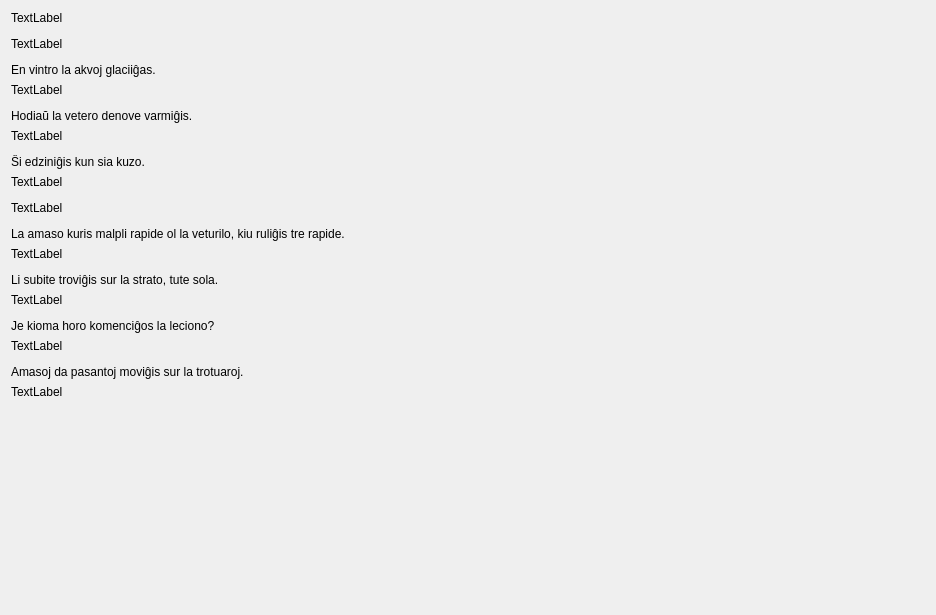
         <widget class="QWidget" name="scrollAreaWidgetContents_3">
          <property name="geometry">
           <rect>
            <x>0</x>
            <y>0</y>
            <width>936</width>
            <height>615</height>
           </rect>
          </property>
          <layout class="QVBoxLayout" name="verticalLayout_23">
           <property name="spacing">
            <number>12</number>
           </property>
           <item>
            <widget class="QLabel" name="Lec12_Label19">
             <property name="text">
              <string>TextLabel</string>
             </property>
             <property name="wordWrap">
              <bool>true</bool>
             </property>
            </widget>
           </item>
           <item>
            <widget class="QLabel" name="Lec12_Label3">
             <property name="text">
              <string>TextLabel</string>
             </property>
             <property name="wordWrap">
              <bool>true</bool>
             </property>
            </widget>
           </item>
           <item>
            <layout class="QVBoxLayout" name="verticalLayout_30">
             <property name="spacing">
              <number>6</number>
             </property>
             <item>
              <widget class="neklakebla_nova" name="pushButton_34">
               <property name="text">
                <string>En vintro la akvoj glaciiĝas.</string>
               </property>
               <property name="wordWrap">
                <bool>true</bool>
               </property>
              </widget>
             </item>
             <item>
              <widget class="QLabel" name="Lec12_Label21">
               <property name="text">
                <string>TextLabel</string>
               </property>
               <property name="wordWrap">
                <bool>true</bool>
               </property>
              </widget>
             </item>
            </layout>
           </item>
           <item>
            <layout class="QVBoxLayout" name="verticalLayout_61">
             <property name="spacing">
              <number>6</number>
             </property>
             <item>
              <widget class="neklakebla_nova" name="pushButton_37">
               <property name="text">
                <string>Hodiaŭ la vetero denove varmiĝis.</string>
               </property>
               <property name="wordWrap">
                <bool>true</bool>
               </property>
              </widget>
             </item>
             <item>
              <widget class="QLabel" name="Lec12_Label23">
               <property name="text">
                <string>TextLabel</string>
               </property>
               <property name="wordWrap">
                <bool>true</bool>
               </property>
              </widget>
             </item>
            </layout>
           </item>
           <item>
            <layout class="QVBoxLayout" name="verticalLayout_22">
             <property name="spacing">
              <number>6</number>
             </property>
             <item>
              <widget class="neklakebla_nova" name="pushButton_38">
               <property name="text">
                <string>Ŝi edziniĝis kun sia kuzo.</string>
               </property>
               <property name="wordWrap">
                <bool>true</bool>
               </property>
              </widget>
             </item>
             <item>
              <widget class="QLabel" name="Lec12_Label22">
               <property name="text">
                <string>TextLabel</string>
               </property>
               <property name="wordWrap">
                <bool>true</bool>
               </property>
              </widget>
             </item>
            </layout>
           </item>
           <item>
            <widget class="QLabel" name="Lec12_Label24">
             <property name="text">
              <string>TextLabel</string>
             </property>
             <property name="wordWrap">
              <bool>true</bool>
             </property>
            </widget>
           </item>
           <item>
            <layout class="QVBoxLayout" name="verticalLayout_25">
             <property name="spacing">
              <number>6</number>
             </property>
             <item>
              <widget class="neklakebla_nova" name="pushButton_39">
               <property name="text">
                <string>La amaso kuris malpli rapide ol la veturilo, kiu ruliĝis tre rapide.</string>
               </property>
               <property name="wordWrap">
                <bool>true</bool>
               </property>
              </widget>
             </item>
             <item>
              <widget class="QLabel" name="Lec12_Label25">
               <property name="text">
                <string>TextLabel</string>
               </property>
               <property name="wordWrap">
                <bool>true</bool>
               </property>
               <property name="tipo" stdset="0">
                <string>suba</string>
               </property>
              </widget>
             </item>
            </layout>
           </item>
           <item>
            <layout class="QVBoxLayout" name="verticalLayout_26">
             <property name="spacing">
              <number>6</number>
             </property>
             <item>
              <widget class="neklakebla_nova" name="pushButton_40">
               <property name="text">
                <string>Li subite troviĝis sur la strato, tute sola.</string>
               </property>
               <property name="wordWrap">
                <bool>true</bool>
               </property>
              </widget>
             </item>
             <item>
              <widget class="QLabel" name="Lec12_Label26">
               <property name="text">
                <string>TextLabel</string>
               </property>
               <property name="wordWrap">
                <bool>true</bool>
               </property>
               <property name="tipo" stdset="0">
                <string>suba</string>
               </property>
              </widget>
             </item>
            </layout>
           </item>
           <item>
            <layout class="QVBoxLayout" name="verticalLayout_27">
             <property name="spacing">
              <number>6</number>
             </property>
             <item>
              <widget class="neklakebla_nova" name="pushButton_41">
               <property name="text">
                <string>Je kioma horo komenciĝos la leciono?</string>
               </property>
               <property name="wordWrap">
                <bool>true</bool>
               </property>
              </widget>
             </item>
             <item>
              <widget class="QLabel" name="Lec12_Label27">
               <property name="text">
                <string>TextLabel</string>
               </property>
               <property name="wordWrap">
                <bool>true</bool>
               </property>
               <property name="tipo" stdset="0">
                <string>suba</string>
               </property>
              </widget>
             </item>
            </layout>
           </item>
           <item>
            <layout class="QVBoxLayout" name="verticalLayout_28">
             <property name="spacing">
              <number>6</number>
             </property>
             <item>
              <widget class="neklakebla_nova" name="pushButton_42">
               <property name="text">
                <string>Amasoj da pasantoj moviĝis sur la trotuaroj.</string>
               </property>
               <property name="wordWrap">
                <bool>true</bool>
               </property>
              </widget>
             </item>
             <item>
              <widget class="QLabel" name="Lec12_Label28">
               <property name="text">
                <string>TextLabel</string>
               </property>
               <property name="wordWrap">
                <bool>true</bool>
               </property>
               <property name="tipo" stdset="0">
                <string>suba</string>
               </property>
              </widget>
             </item>
            </layout>
           </item>
           <item>
            <spacer name="verticalSpacer_4">
             <property name="orientation">
              <enum>Qt::Vertical</enum>
             </property>
             <property name="sizeHint" stdset="0">
              <size>
               <width>20</width>
               <height>40</height>
              </size>
             </property>
            </spacer>
           </item>
          </layout>
         </widget>
